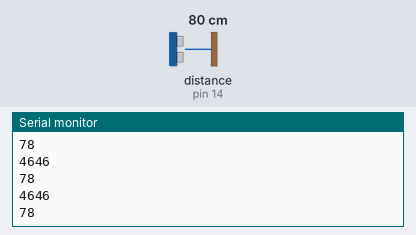
A sketch run on a simulated Arduino Uno, built with avr-gcc and run on an emulated ATmega328P. Shown: the last lines printed to the serial monitor. Wiring (inferred from the names in the program): ultrasonic range finder: trigger pin 13; echo pin 14. Inputs (shaded band) come from the test bench; at power-on: distance to the obstacle (sensor on pin 14) 80 cm. The echo pulse lasts 58.3 µs per cm.

Above: at 1.3 s.
1.4 s: distance to the obstacle (sensor on pin 14) set to 2 cm
At 1.83 s:
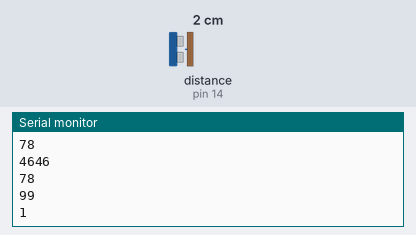
2.9 s: distance to the obstacle (sensor on pin 14) set to 4 cm
At 3.33 s:
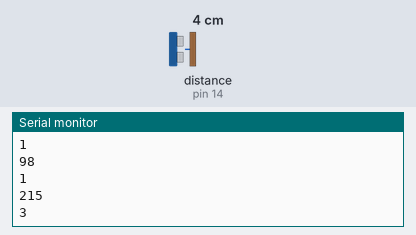
Timing chart, 0 to 5.9 s (numbered marks = the images above; inputs shaded):
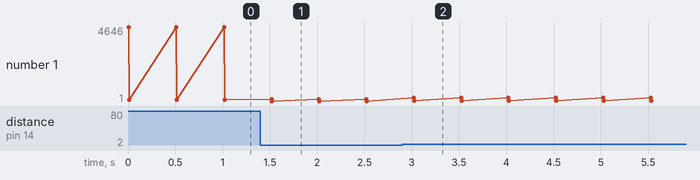

Measured:
- after the input at 1.4 s, the serial monitor: prints a new line after 0.12 s (image 1)
- after the input at 2.9 s, the serial monitor: prints a new line after 0.12 s (image 2)
- plotted number 1: 78 → 1 after the input at 1.4 s, 1 → 3 after the input at 2.9 s

The sketch:

MEdidor-Distanca.ino
```cpp
const int trigPin = 13;
const int echoPin = 14;
long duracion;
int distancia;
void setup()
{
  pinMode(trigPin, OUTPUT);
  pinMode(echoPin, INPUT);
  Serial.begin(9600);
}
void loop()
{
  digitalWrite(trigPin, LOW);
  delayMicroseconds(100);
  digitalWrite(trigPin, HIGH);
  delayMicroseconds(30);
  digitalWrite(trigPin, LOW);
  duracion = pulseIn(echoPin, HIGH);
  Serial.println(duracion);
  distancia = (duracion * 0.034) / 2;
  Serial.println(distancia);
  delay(500);
} 
```
